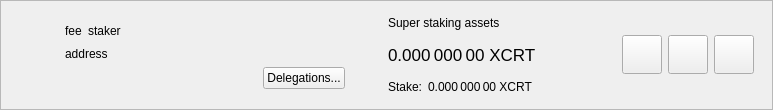
<?xml version="1.0" encoding="UTF-8"?>
<ui version="4.0">
 <class>SuperStakerItemWidget</class>
 <widget class="QWidget" name="SuperStakerItemWidget">
  <property name="geometry">
   <rect>
    <x>0</x>
    <y>0</y>
    <width>773</width>
    <height>110</height>
   </rect>
  </property>
  <property name="sizePolicy">
   <sizepolicy hsizetype="Preferred" vsizetype="Maximum">
    <horstretch>0</horstretch>
    <verstretch>0</verstretch>
   </sizepolicy>
  </property>
  <property name="windowTitle">
   <string>Form</string>
  </property>
  <layout class="QVBoxLayout" name="verticalLayout_2">
   <property name="spacing">
    <number>0</number>
   </property>
   <property name="leftMargin">
    <number>0</number>
   </property>
   <property name="topMargin">
    <number>0</number>
   </property>
   <property name="rightMargin">
    <number>0</number>
   </property>
   <property name="bottomMargin">
    <number>0</number>
   </property>
   <item>
    <widget class="QFrame" name="superStakerItemFrame">
     <property name="frameShape">
      <enum>QFrame::StyledPanel</enum>
     </property>
     <property name="frameShadow">
      <enum>QFrame::Raised</enum>
     </property>
     <layout class="QHBoxLayout" name="horizontalLayout">
      <property name="topMargin">
       <number>0</number>
      </property>
      <property name="bottomMargin">
       <number>0</number>
      </property>
      <item>
       <widget class="QLabel" name="superStakerLogo">
        <property name="sizePolicy">
         <sizepolicy hsizetype="Fixed" vsizetype="Fixed">
          <horstretch>0</horstretch>
          <verstretch>0</verstretch>
         </sizepolicy>
        </property>
        <property name="minimumSize">
         <size>
          <width>40</width>
          <height>40</height>
         </size>
        </property>
        <property name="alignment">
         <set>Qt::AlignCenter</set>
        </property>
       </widget>
      </item>
      <item>
       <widget class="QStackedWidget" name="stackedWidget">
        <property name="currentIndex">
         <number>0</number>
        </property>
        <widget class="QWidget" name="page">
         <layout class="QHBoxLayout" name="horizontalLayout_4">
          <item>
           <layout class="QHBoxLayout" name="horizontalLayout_3">
            <item>
             <layout class="QVBoxLayout" name="verticalLayout">
              <property name="rightMargin">
               <number>15</number>
              </property>
              <item>
               <spacer name="verticalSpacer_2">
                <property name="orientation">
                 <enum>Qt::Vertical</enum>
                </property>
                <property name="sizeHint" stdset="0">
                 <size>
                  <width>20</width>
                  <height>0</height>
                 </size>
                </property>
               </spacer>
              </item>
              <item alignment="Qt::AlignLeft">
               <widget class="QWidget" name="widgetSuperStaker" native="true">
                <property name="minimumSize">
                 <size>
                  <width>280</width>
                  <height>0</height>
                 </size>
                </property>
                <layout class="QHBoxLayout" name="horizontalLayout_2" stretch="0,0,1">
                 <property name="leftMargin">
                  <number>0</number>
                 </property>
                 <property name="topMargin">
                  <number>0</number>
                 </property>
                 <property name="rightMargin">
                  <number>0</number>
                 </property>
                 <property name="bottomMargin">
                  <number>0</number>
                 </property>
                 <item alignment="Qt::AlignLeft">
                  <widget class="QLabel" name="labelFee">
                   <property name="text">
                    <string>fee</string>
                   </property>
                   <property name="textInteractionFlags">
                    <set>Qt::LinksAccessibleByMouse|Qt::TextSelectableByMouse</set>
                   </property>
                  </widget>
                 </item>
                 <item alignment="Qt::AlignLeft">
                  <widget class="QLabel" name="labelStaker">
                   <property name="text">
                    <string>staker</string>
                   </property>
                   <property name="textInteractionFlags">
                    <set>Qt::LinksAccessibleByMouse|Qt::TextSelectableByMouse</set>
                   </property>
                  </widget>
                 </item>
                 <item>
                  <spacer name="horizontalSpacer">
                   <property name="orientation">
                    <enum>Qt::Horizontal</enum>
                   </property>
                   <property name="sizeType">
                    <enum>QSizePolicy::Minimum</enum>
                   </property>
                   <property name="sizeHint" stdset="0">
                    <size>
                     <width>0</width>
                     <height>20</height>
                    </size>
                   </property>
                  </spacer>
                 </item>
                </layout>
               </widget>
              </item>
              <item>
               <widget class="QLabel" name="labelAddress">
                <property name="text">
                 <string>address</string>
                </property>
                <property name="textInteractionFlags">
                 <set>Qt::LinksAccessibleByMouse|Qt::TextSelectableByMouse</set>
                </property>
               </widget>
              </item>
              <item alignment="Qt::AlignRight">
               <widget class="QPushButton" name="buttonDelegations">
                <property name="text">
                 <string>Delegations...</string>
                </property>
               </widget>
              </item>
              <item>
               <spacer name="verticalSpacer">
                <property name="orientation">
                 <enum>Qt::Vertical</enum>
                </property>
                <property name="sizeHint" stdset="0">
                 <size>
                  <width>20</width>
                  <height>0</height>
                 </size>
                </property>
               </spacer>
              </item>
             </layout>
            </item>
            <item>
             <widget class="QWidget" name="vLineAssets" native="true">
              <property name="sizePolicy">
               <sizepolicy hsizetype="Preferred" vsizetype="Preferred">
                <horstretch>0</horstretch>
                <verstretch>0</verstretch>
               </sizepolicy>
              </property>
              <property name="minimumSize">
               <size>
                <width>1</width>
                <height>0</height>
               </size>
              </property>
             </widget>
            </item>
            <item>
             <widget class="QWidget" name="widgetStakingAssets" native="true">
              <property name="sizePolicy">
               <sizepolicy hsizetype="Minimum" vsizetype="Preferred">
                <horstretch>0</horstretch>
                <verstretch>0</verstretch>
               </sizepolicy>
              </property>
              <layout class="QVBoxLayout" name="verticalLayout_3">
               <property name="leftMargin">
                <number>15</number>
               </property>
               <property name="topMargin">
                <number>0</number>
               </property>
               <property name="rightMargin">
                <number>15</number>
               </property>
               <property name="bottomMargin">
                <number>0</number>
               </property>
               <item>
                <widget class="QLabel" name="labelAssetsText">
                 <property name="text">
                  <string>Super staking assets</string>
                 </property>
                 <property name="alignment">
                  <set>Qt::AlignLeading|Qt::AlignLeft|Qt::AlignVCenter</set>
                 </property>
                </widget>
               </item>
               <item>
                <widget class="QLabel" name="labelAssets">
                 <property name="font">
                  <font>
                   <pointsize>13</pointsize>
                  </font>
                 </property>
                 <property name="cursor">
                  <cursorShape>IBeamCursor</cursorShape>
                 </property>
                 <property name="toolTip">
                  <string>Your current spendable balance</string>
                 </property>
                 <property name="text">
                  <string notr="true">0.000 000 00 XCRT</string>
                 </property>
                 <property name="alignment">
                  <set>Qt::AlignLeading|Qt::AlignLeft|Qt::AlignVCenter</set>
                 </property>
                 <property name="textInteractionFlags">
                  <set>Qt::LinksAccessibleByMouse|Qt::TextSelectableByMouse</set>
                 </property>
                </widget>
               </item>
               <item>
                <layout class="QHBoxLayout" name="horizontalLayout_6">
                 <property name="spacing">
                  <number>6</number>
                 </property>
                 <item>
                  <widget class="QLabel" name="labelStakeText">
                   <property name="sizePolicy">
                    <sizepolicy hsizetype="Maximum" vsizetype="Preferred">
                     <horstretch>0</horstretch>
                     <verstretch>0</verstretch>
                    </sizepolicy>
                   </property>
                   <property name="text">
                    <string>Stake:</string>
                   </property>
                   <property name="alignment">
                    <set>Qt::AlignLeading|Qt::AlignLeft|Qt::AlignVCenter</set>
                   </property>
                  </widget>
                 </item>
                 <item>
                  <widget class="QLabel" name="labelStake">
                   <property name="text">
                    <string>0.000 000 00 XCRT</string>
                   </property>
                   <property name="alignment">
                    <set>Qt::AlignLeading|Qt::AlignLeft|Qt::AlignVCenter</set>
                   </property>
                   <property name="textInteractionFlags">
                    <set>Qt::LinksAccessibleByMouse|Qt::TextSelectableByMouse</set>
                   </property>
                  </widget>
                 </item>
                 <item>
                  <spacer name="horizontalSpacer_4">
                   <property name="orientation">
                    <enum>Qt::Horizontal</enum>
                   </property>
                   <property name="sizeType">
                    <enum>QSizePolicy::Minimum</enum>
                   </property>
                   <property name="sizeHint" stdset="0">
                    <size>
                     <width>0</width>
                     <height>0</height>
                    </size>
                   </property>
                  </spacer>
                 </item>
                </layout>
               </item>
              </layout>
             </widget>
            </item>
            <item>
             <spacer name="horizontalSpacer_2">
              <property name="orientation">
               <enum>Qt::Horizontal</enum>
              </property>
              <property name="sizeHint" stdset="0">
               <size>
                <width>0</width>
                <height>20</height>
               </size>
              </property>
             </spacer>
            </item>
            <item>
             <widget class="QToolButton" name="buttonConfig">
              <property name="text">
               <string/>
              </property>
              <property name="iconSize">
               <size>
                <width>32</width>
                <height>32</height>
               </size>
              </property>
             </widget>
            </item>
            <item>
             <widget class="QToolButton" name="buttonSplit">
              <property name="text">
               <string/>
              </property>
              <property name="iconSize">
               <size>
                <width>32</width>
                <height>32</height>
               </size>
              </property>
             </widget>
            </item>
            <item>
             <widget class="QToolButton" name="buttonRemove">
              <property name="text">
               <string/>
              </property>
              <property name="iconSize">
               <size>
                <width>32</width>
                <height>32</height>
               </size>
              </property>
             </widget>
            </item>
           </layout>
          </item>
         </layout>
        </widget>
        <widget class="QWidget" name="page_2">
         <layout class="QHBoxLayout" name="horizontalLayout_5">
          <item>
           <widget class="QLabel" name="labelNewSuperStaker">
            <property name="text">
             <string>Add new super stakers</string>
            </property>
           </widget>
          </item>
          <item>
           <spacer name="horizontalSpacer_3">
            <property name="orientation">
             <enum>Qt::Horizontal</enum>
            </property>
            <property name="sizeHint" stdset="0">
             <size>
              <width>408</width>
              <height>20</height>
             </size>
            </property>
           </spacer>
          </item>
          <item>
           <widget class="QToolButton" name="buttonRestore">
            <property name="text">
             <string/>
            </property>
            <property name="iconSize">
             <size>
              <width>32</width>
              <height>32</height>
             </size>
            </property>
           </widget>
          </item>
          <item>
           <widget class="QToolButton" name="buttonAdd">
            <property name="text">
             <string/>
            </property>
            <property name="iconSize">
             <size>
              <width>32</width>
              <height>32</height>
             </size>
            </property>
           </widget>
          </item>
         </layout>
        </widget>
       </widget>
      </item>
     </layout>
    </widget>
   </item>
  </layout>
 </widget>
 <resources/>
 <connections/>
</ui>
